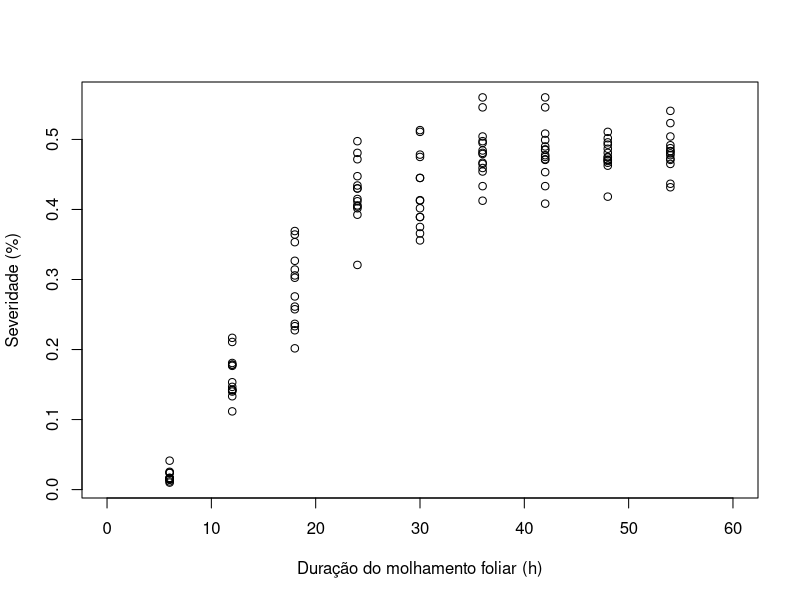
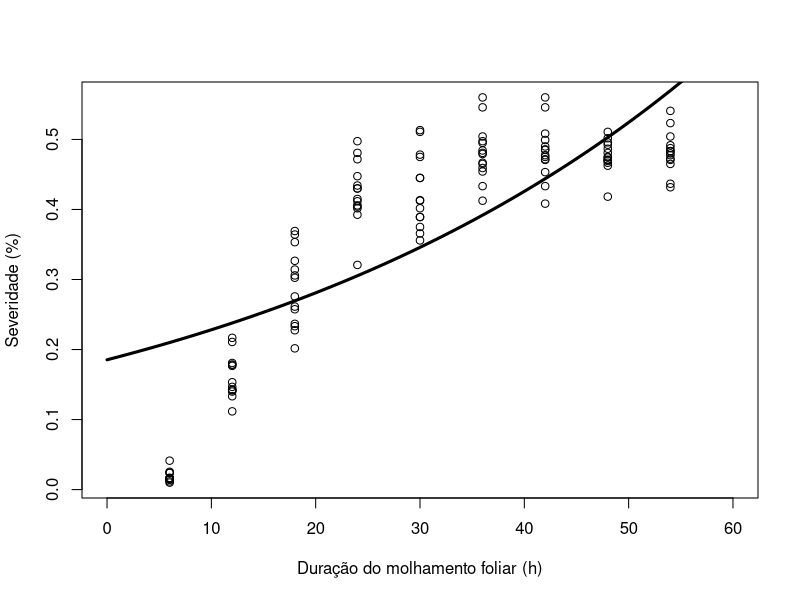
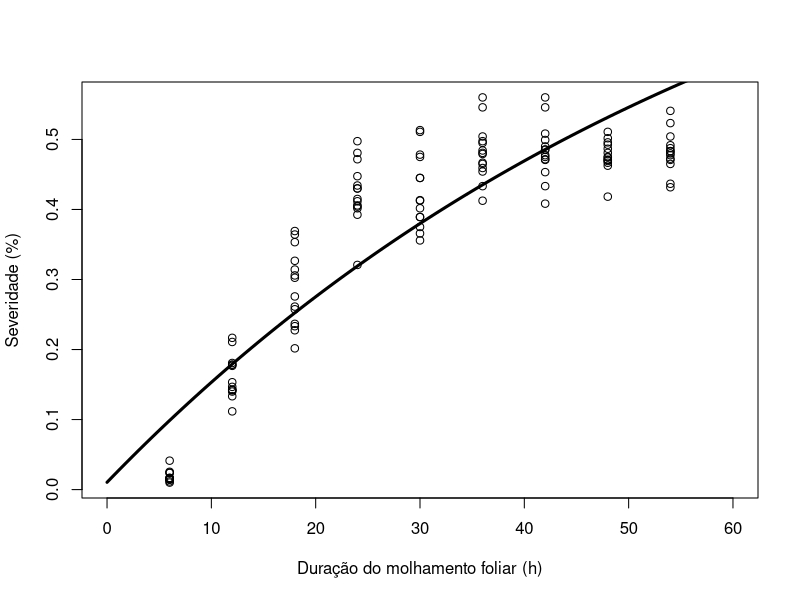
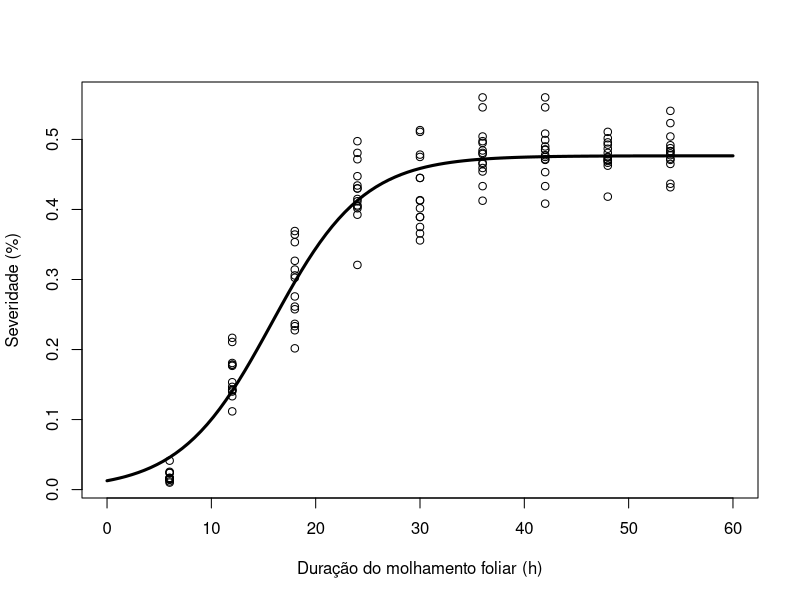
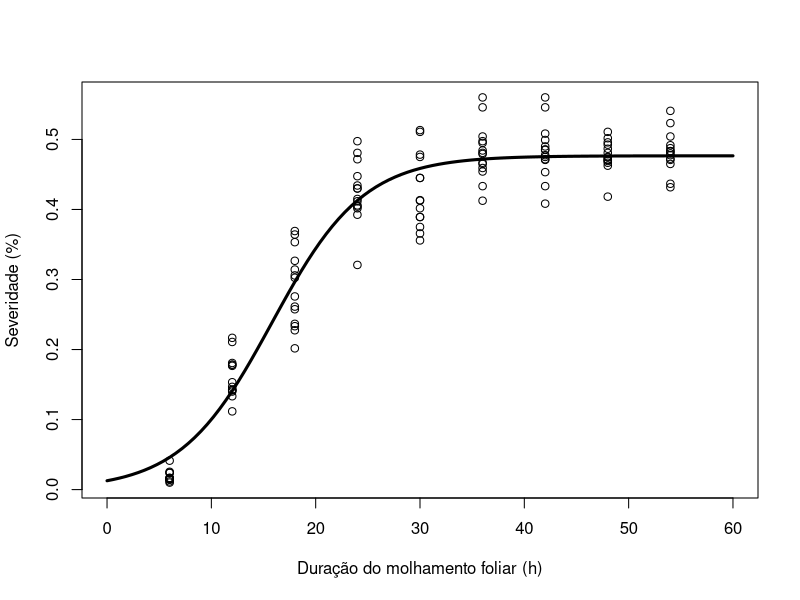
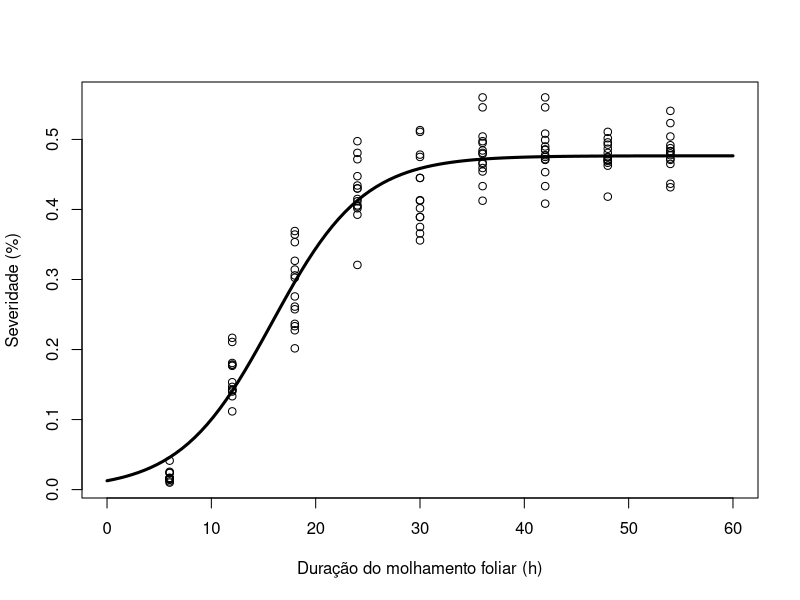
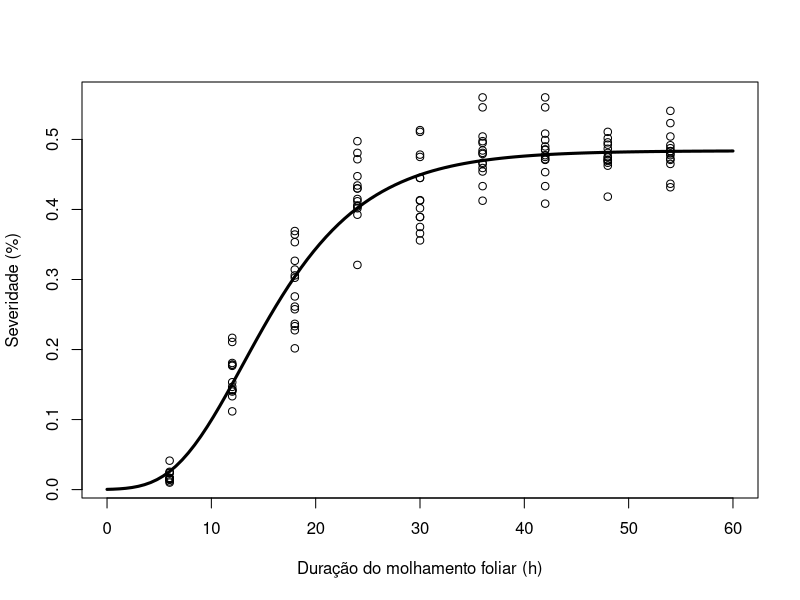
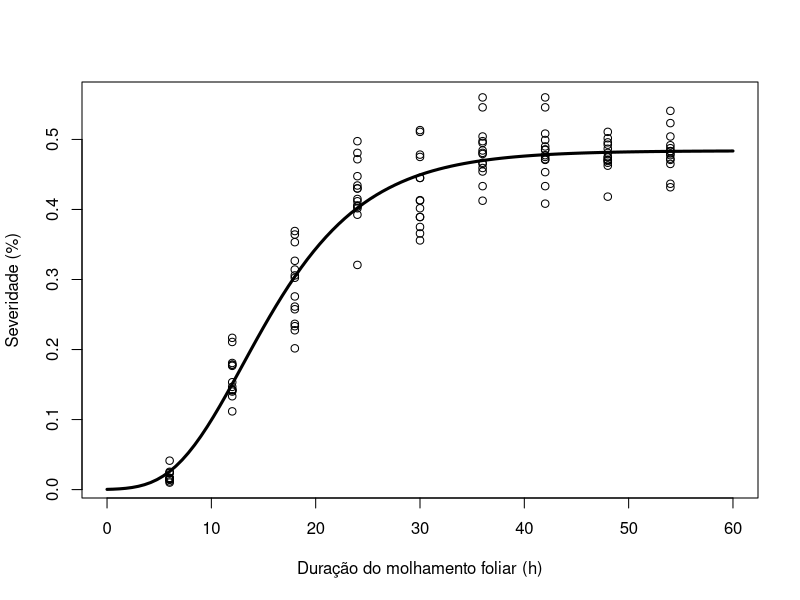

These figures' R source, in order:
## ---- chunk 1
knitr::opts_chunk$set(echo = TRUE)

dado <- read.csv("dados.csv", header=T, dec=",")
dado$sev <- dado$severidade/100
head(dado)
str(dado)
summary(dado)
## ---- chunk 2
plot(sev~tempo, xlim=c(0, 60),xlab="Duração do molhamento foliar (h)", ylab="Severidade (%)",
     data=dado)
## ---- chunk 3
R2 <- function(nls.obj){
  da <- eval(nls.obj$data)
  resp.name <- all.vars(summary(nls.obj)$formula)[1]
  form <- paste(resp.name, "~1", sep="")
  m0 <- lm(form, da)
  an <- anova(nls.obj, m0)
  sqn <- deviance(nls.obj)
  sqe <- deviance(m0)
  r2 <- 1-(sqn/sqe)
  aov <- data.frame(fv=c("regression","residuals"),
                    gl=c(-an$Df[2],an$Res.Df[1]),
                    sq=c(-an$Sum[2],an$Res.Sum[1]))
  aov$qm <- aov$sq/aov$gl
  aov$F <- c(aov$qm[1]/aov$qm[2], NA)
  aov$"Pr(>F)" <- c(1-pf(aov$F[1], df1=aov$gl[1], df2=aov$gl[2]), NA)
  names(aov) <- c(" ","Df", "Sum Sq", "Mean Sq", "F value", "Pr(>F)")
  return(list(anova=aov, R2=r2))
}
## ---- chunk 4
modE <- nls(sev~a1*exp(a2*tempo), start=c(a1=0.18, a2=0.03), data=subset(dado, tempo>0))
summary(modE)
AIC(modE)
R2(modE)
confint.default(modE)
## ---- chunk 5
funcE <- function(x, beta){
  return(beta[1]*exp(beta[2]*x))
}
## ---- chunk 6
plot(sev~tempo, xlim=c(0, 60), xlab="Duração do molhamento foliar (h)", ylab="Severidade (%)",
     data=subset(dado, tempo>0))
curve(funcE(x, beta=coef(modE)), from=0, to=60, add= T,type = "l", lty = 1, lwd=3)

## ---- chunk 7
modM <- nls(sev~1-(1-c1)*exp(-c2*tempo), start=c(c1=18, c2=-0.02), data=subset(dado, tempo>0))
summary(modM)
AIC(modM)
R2(modM)
confint.default(modM)
## ---- chunk 8
funcM <- function(x, beta){
  return(1-(1-beta[1])*exp(-beta[2]*x))
}
## ---- chunk 9
plot(sev~tempo, xlim=c(0, 60),xlab="Duração do molhamento foliar (h)", ylab="Severidade (%)",
     data=subset(dado, tempo>0))
curve(funcM(x, beta=coef(modM)), from=0, to=60, add= T,type = "l", lty = 1, lwd=3)

## ---- chunk 10
modL1 <- nls(sev~b1/(1+exp((b2-tempo)/b3)), start=c(b1=0.48, b2=16, b3=4), data=subset(dado, tempo>0))
summary(modL1)
AIC(modL1)
R2(modL1)
confint.default(modL1)
## ---- chunk 11
funcL1 <- function(x, beta){
  return(beta[1]/(1+exp((beta[2]-x)/beta[3])))
}
## ---- chunk 12
plot(sev~tempo, xlim=c(0, 60), xlab="Duração do molhamento foliar (h)", ylab="Severidade (%)",
     data=subset(dado, tempo>0))
curve(funcL1(x, beta=coef(modL1)), from=0, to=60, add= T,type = "l", lty = 1, lwd=3)
## ---- chunk 13
modL2 <- nls(sev~b1/(1+((1/b2)-1)*exp(-b3*tempo)), start=c(b1=0.48, b2=0.15, b3=0.04), data=subset(dado, tempo>0))
summary(modL2)
AIC(modL2)
R2(modL2)
confint.default(modL2)
## ---- chunk 14
funcL2 <- function(x, beta){
  return(beta[1]/(1+((1/beta[2])-1)*exp(-beta[3]*x)))
}
## ---- chunk 15
plot(sev~tempo, xlim=c(0, 60), xlab="Duração do molhamento foliar (h)", ylab="Severidade (%)",
     data=subset(dado, tempo>0))
curve(funcL2(x, beta=coef(modL2)), from=0, to=60, add= T,type = "l", lty = 1, lwd=3)
## ---- chunk 16
modL3 <- nls(sev ~ b1/(1+((1-0.95)/0.95)*exp(-b2*(tempo-b3))), start = list(b1=0.48, b2=0.4, b3=21), data=subset(dado, tempo>0))
summary(modL3)
AIC(modL3)
R2(modL3)
confint.default(modL3)
## ---- chunk 17
funcL3 <- function(x, beta){
  return(beta[1]/(1+((1-0.95)/0.95)*exp(-beta[2]*(x-beta[3]))))
}
## ---- chunk 18
plot(sev~tempo,xlim=c(0, 60), xlab="Duração do molhamento foliar (h)", ylab="Severidade (%)",
     data=subset(dado, tempo>0))
curve(funcL3(x, beta=coef(modL3)), from=0, to=60, add= T,type = "l", lty = 1, lwd=3)
## ---- chunk 19
modG1 <- nls(sev~b1*exp(-b2*b3^tempo), start=c(b1=0.48, b2=7.4, b3=0.86), data=subset(dado, tempo>0))
summary(modG1)
AIC(modG1)
R2(modG1)
confint.default(modG1)
## ---- chunk 20
funcG1 <- function(x, beta){
  return(beta[1]*exp(-beta[2]*beta[3]^x))
}
## ---- chunk 21
plot(sev~tempo, xlim=c(0, 60),xlab="Duração do molhamento foliar (h)", ylab="Severidade (%)",
     data=subset(dado, tempo>0))
curve(funcG1(x, beta=coef(modG1)), from=0, to=60, add= T,type = "l", lty = 1, lwd=3)
## ---- chunk 22
modG2 <- nls(sev~b1*exp(log(0.95)*exp(b2*(1-tempo/b3))), start=c(b1=0.48, b2=5, b3=32), data=subset(dado, tempo>0))
summary(modG2)
AIC(modG2)
R2(modG2)
confint.default(modG2)
## ---- chunk 23
funcG2 <- function (x, beta){
return (beta[1]*exp(log(0.95)*exp(beta[2]*(1-x/beta[3]))))
}
## ---- chunk 24
plot(sev~tempo, xlim=c(0, 60),xlab="Duração do molhamento foliar (h)", ylab="Severidade (%)",
     data=subset(dado, tempo>0))
curve(funcG2(x, beta=coef(modG2)), from=0, to=60, add= T,type = "l", lty = 1, lwd=3)
## ---- chunk 25
modG3 <- nls(sev~b1*exp(-b2*exp(-b3*tempo)), start=c(b1=0.48, b2=7, b3=0.15), data=subset(dado, tempo>0))
summary(modG3)
AIC(modG3)
R2(modG3)
confint.default(modG3)
## ---- chunk 26
funcG3 <- function(x, beta){
  return(beta[1]*exp(-beta[2]*exp(-beta[3]*x)))
}
## ---- chunk 27
plot(sev~tempo, xlim=c(0, 60),xlab="Duração do molhamento foliar (h)", ylab="Severidade (%)",
     data=subset(dado, tempo>0))
curve(funcG3(x, beta=coef(modG3)), from=0, to=60, add= T,type = "l", lty = 1, lwd=3)
